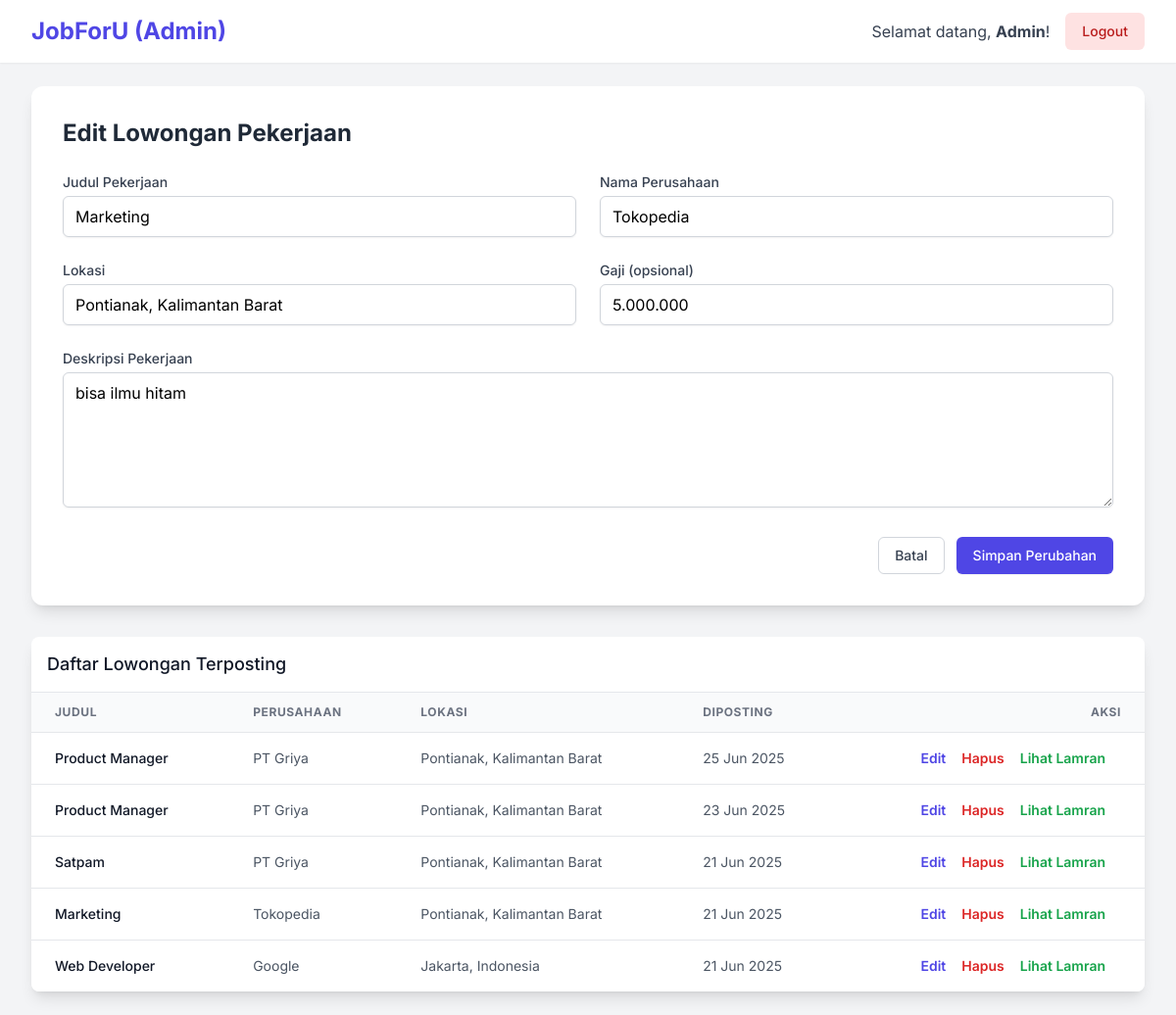
The app's page /admin_dashboard.php?action=edit&id=11 (signed in) with its own data.
### tables this page shows
CREATE TABLE `jobs` (
  `id` int(11) NOT NULL,
  `judul` varchar(255) NOT NULL,
  `deskripsi` text NOT NULL,
  `lokasi` varchar(100) NOT NULL,
  `gaji` varchar(100) DEFAULT NULL,
  `posted_at` timestamp NOT NULL DEFAULT current_timestamp(),
  `nama_perusahaan` varchar(20) NOT NULL
);

### admin_dashboard.php (the view, shortened to what this page needs)
<?php
require_once "config.php";
$judul = $nama_perusahaan = $lokasi = $deskripsi = $gaji = "";
$form_title = "Tambah Lowongan Baru";
$job_id_to_edit = null;
if (isset($_GET['action']) && $_GET['action'] == 'edit' && isset($_GET['id'])) {
    $sql = "SELECT * FROM jobs WHERE id = ?";
    if ($stmt = mysqli_prepare($db, $sql)) {
        mysqli_stmt_bind_param($stmt, "i", $_GET['id']);
        if (mysqli_stmt_execute($stmt)) {
            $result = mysqli_stmt_get_result($stmt);
            if (mysqli_num_rows($result) == 1) {
                $job = mysqli_fetch_assoc($result);
                $judul = $job['judul'];
                $nama_perusahaan = $job['nama_perusahaan'];
                $lokasi = $job['lokasi'];
                $deskripsi = $job['deskripsi'];
                $gaji = $job['gaji'];
                $job_id_to_edit = $job['id'];
                $form_title = "Edit Lowongan Pekerjaan";
            }
        }
    }
}
?>
<!DOCTYPE html>
<html lang="id">
<head>
    <script src="https://cdn.tailwindcss.com"></script>
</head>
<body class="antialiased">
    <nav class="bg-white shadow-sm">
        <div class="max-w-7xl mx-auto px-4 sm:px-6 lg:px-8">
            <div class="flex items-center justify-between h-16">
                <div class="flex-shrink-0">
                    <h1 class="text-2xl font-bold text-indigo-600">JobForU (Admin)</h1>
                </div>
                <div class="flex items-center">
                    <span class="text-gray-700 mr-4 hidden sm:block">Selamat datang, <b><?php echo htmlspecialchars($_SESSION["nama_lengkap"]); ?></b>!</span>
                    <a href="logout.php" class="inline-flex items-center px-4 py-2 border border-transparent text-sm font-medium rounded-md text-red-700 bg-red-100 hover:bg-red-200 focus:outline-none focus:ring-2 focus:ring-offset-2 focus:ring-red-500">
                        Logout
                    </a>
                </div>
            </div>
        </div>
    </nav>
    <main class="max-w-7xl mx-auto py-6 sm:px-6 lg:px-8">
        <div class="bg-white p-6 sm:p-8 rounded-xl shadow-lg mb-8">
            <h2 class="text-2xl font-bold mb-6 text-gray-800"><?php echo $form_title; ?></h2>
            <form action="<?php echo htmlspecialchars($_SERVER["PHP_SELF"]); ?>" method="post">
                <div class="grid grid-cols-1 md:grid-cols-2 gap-6">
                    <div>
                        <label for="judul" class="block text-sm font-medium text-gray-700 mb-1">Judul Pekerjaan</label>
                        <input type="text" name="judul" id="judul" value="<?php echo htmlspecialchars($judul); ?>" class="w-full px-3 py-2 border border-gray-300 rounded-md shadow-sm focus:outline-none focus:ring-2 focus:ring-indigo-500 focus:border-indigo-500">
                    </div>
                    <div>
                        <label for="nama_perusahaan" class="block text-sm font-medium text-gray-700 mb-1">Nama Perusahaan</label>
                        <input type="text" name="nama_perusahaan" id="nama_perusahaan" value="<?php echo htmlspecialchars($nama_perusahaan); ?>" class="w-full px-3 py-2 border border-gray-300 rounded-md shadow-sm focus:outline-none focus:ring-2 focus:ring-indigo-500 focus:border-indigo-500">
                    </div>
                    <div>
                        <label for="lokasi" class="block text-sm font-medium text-gray-700 mb-1">Lokasi</label>
                        <input type="text" name="lokasi" id="lokasi" value="<?php echo htmlspecialchars($lokasi); ?>" class="w-full px-3 py-2 border border-gray-300 rounded-md shadow-sm focus:outline-none focus:ring-2 focus:ring-indigo-500 focus:border-indigo-500" placeholder="cth: Jakarta, Indonesia">
                    </div>
                    <div>
                        <label for="gaji" class="block text-sm font-medium text-gray-700 mb-1">Gaji (opsional)</label>
                        <input type="text" name="gaji" id="gaji" value="<?php echo htmlspecialchars($gaji); ?>" class="w-full px-3 py-2 border border-gray-300 rounded-md shadow-sm focus:outline-none focus:ring-2 focus:ring-indigo-500 focus:border-indigo-500" placeholder="cth: Rp 5.000.000 - Rp 7.000.000">
                    </div>
                    <div class="md:col-span-2">
                        <label for="deskripsi" class="block text-sm font-medium text-gray-700 mb-1">Deskripsi Pekerjaan</label>
                        <textarea name="deskripsi" id="deskripsi" rows="5" class="w-full px-3 py-2 border border-gray-300 rounded-md shadow-sm focus:outline-none focus:ring-2 focus:ring-indigo-500 focus:border-indigo-500"><?php echo htmlspecialchars($deskripsi); ?></textarea>
                    </div>
                </div>
                <div class="mt-6 flex justify-end items-center">
                    <?php if ($job_id_to_edit): ?>
                        <a href="admin_dashboard.php" class="inline-flex items-center px-4 py-2 border border-gray-300 text-sm font-medium rounded-md text-gray-700 bg-white hover:bg-gray-50 focus:outline-none focus:ring-2 focus:ring-offset-2 focus:ring-indigo-500 mr-3">
                            Batal
                        </a>
                    <?php endif; ?>
                    <button type="submit" class="inline-flex justify-center py-2 px-4 border border-transparent shadow-sm text-sm font-medium rounded-md text-white bg-indigo-600 hover:bg-indigo-700 focus:outline-none focus:ring-2 focus:ring-offset-2 focus:ring-indigo-500">
                        <?php echo ($job_id_to_edit) ? 'Simpan Perubahan' : 'Posting Lowongan'; ?>
                    </button>
                </div>
            </form>
        </div>
        <div class="bg-white shadow-lg rounded-lg overflow-hidden">
            <div class="p-4 border-b">
                <h3 class="text-lg font-medium leading-6 text-gray-900">Daftar Lowongan Terposting</h3>
            </div>
            <div class="overflow-x-auto">
                <table class="min-w-full divide-y divide-gray-200">
                    <thead class="bg-gray-50">
                        <tr>
                            <th scope="col" class="px-6 py-3 text-left text-xs font-bold text-gray-500 uppercase tracking-wider">Judul</th>
                            <th scope="col" class="px-6 py-3 text-left text-xs font-bold text-gray-500 uppercase tracking-wider">Perusahaan</th>
                            <th scope="col" class="px-6 py-3 text-left text-xs font-bold text-gray-500 uppercase tracking-wider">Lokasi</th>
                            <th scope="col" class="px-6 py-3 text-left text-xs font-bold text-gray-500 uppercase tracking-wider">Diposting</th>
                            <th scope="col" class="px-6 py-3 text-right text-xs font-bold text-gray-500 uppercase tracking-wider">Aksi</th>
                        </tr>
                    </thead>
                    <tbody class="bg-white divide-y divide-gray-200">
                        <?php
                        $sql_jobs = "SELECT id, judul, nama_perusahaan, lokasi, posted_at FROM jobs ORDER BY posted_at DESC";
                        $result_jobs = mysqli_query($db, $sql_jobs);
                        if (mysqli_num_rows($result_jobs) > 0) {
                            while ($row = mysqli_fetch_assoc($result_jobs)) {
                                echo "<tr class='hover:bg-gray-50 transition-colors duration-200'>";
                                echo "<td class='px-6 py-4 whitespace-nowrap text-sm font-medium text-gray-900'>" . htmlspecialchars($row['judul']) . "</td>";
                                echo "<td class='px-6 py-4 whitespace-nowrap text-sm text-gray-600'>" . htmlspecialchars($row['nama_perusahaan']) . "</td>";
                                echo "<td class='px-6 py-4 whitespace-nowrap text-sm text-gray-600'>" . htmlspecialchars($row['lokasi']) . "</td>";
                                echo "<td class='px-6 py-4 whitespace-nowrap text-sm text-gray-600'>" . (new DateTime($row['posted_at']))->format('d M Y') . "</td>";
                                echo "<td class='px-6 py-4 whitespace-nowrap text-right text-sm font-medium'>";
                                echo "<a href='admin_dashboard.php?action=edit&id=" . $row['id'] . "#' class='text-indigo-600 hover:text-indigo-900 mr-4 font-semibold'>Edit</a>";
                                echo "<a href='admin_dashboard.php?action=delete&id=" . $row['id'] . "' class='text-red-600 hover:text-red-900 mr-4 font-semibold' onclick='return confirm(\"Apakah Anda yakin ingin menghapus lowongan ini?\");'>Hapus</a>";
                                echo "<a href='view_job_applicants.php?job_id=" . $row['id'] . "' class='text-green-600 hover:text-indigo-900 mr-4 font-semibold'>Lihat Lamran</a>";
                                echo "</td>";
                                echo "</tr>";
                            }
                        } else {
                            echo "<tr><td colspan='5' class='text-center py-10 text-gray-500'>Belum ada lowongan yang diposting.</td></tr>";
                        }
                        ?>
                    </tbody>
                </table>
            </div>
        </div>
    </main>
</body>
</html>

### admin_dashboard.php (style rules this page uses)
body { font-family: 'Inter', sans-serif; background-color: #f3f4f6; }

### records on screen
jobs: judul "Marketing", nama_perusahaan "Tokopedia", lokasi "Pontianak, Kalimantan Barat", gaji "5.000.000", deskripsi "bisa ilmu hitam", posted_at "21 Jun 2025"
jobs: judul "Product Manager", nama_perusahaan "PT Griya", lokasi "Pontianak, Kalimantan Barat", posted_at "25 Jun 2025"
jobs: judul "Product Manager", nama_perusahaan "PT Griya", lokasi "Pontianak, Kalimantan Barat", posted_at "23 Jun 2025"
jobs: judul "Satpam", nama_perusahaan "PT Griya", lokasi "Pontianak, Kalimantan Barat", posted_at "21 Jun 2025"
jobs: judul "Web Developer", nama_perusahaan "Google", lokasi "Jakarta, Indonesia", posted_at "21 Jun 2025"

### other values on screen
$_SESSION["nama_lengkap"] "Admin"
$form_title "Edit Lowongan Pekerjaan"
